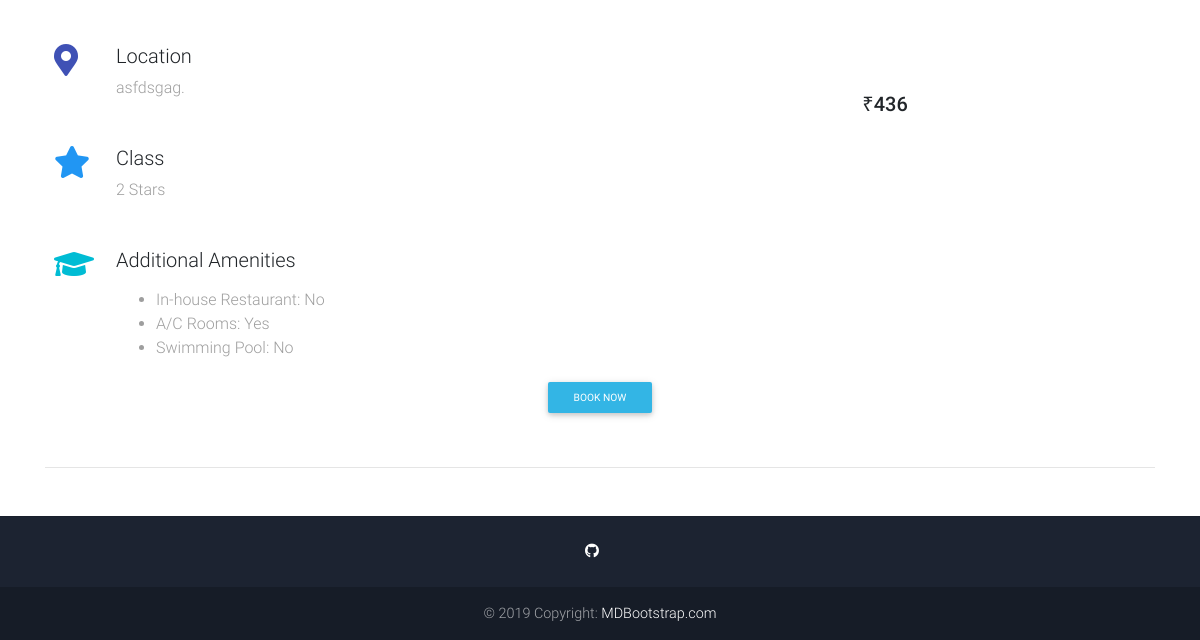
/browsehotel/ (lower part), run on an earlier commit of the app's database.
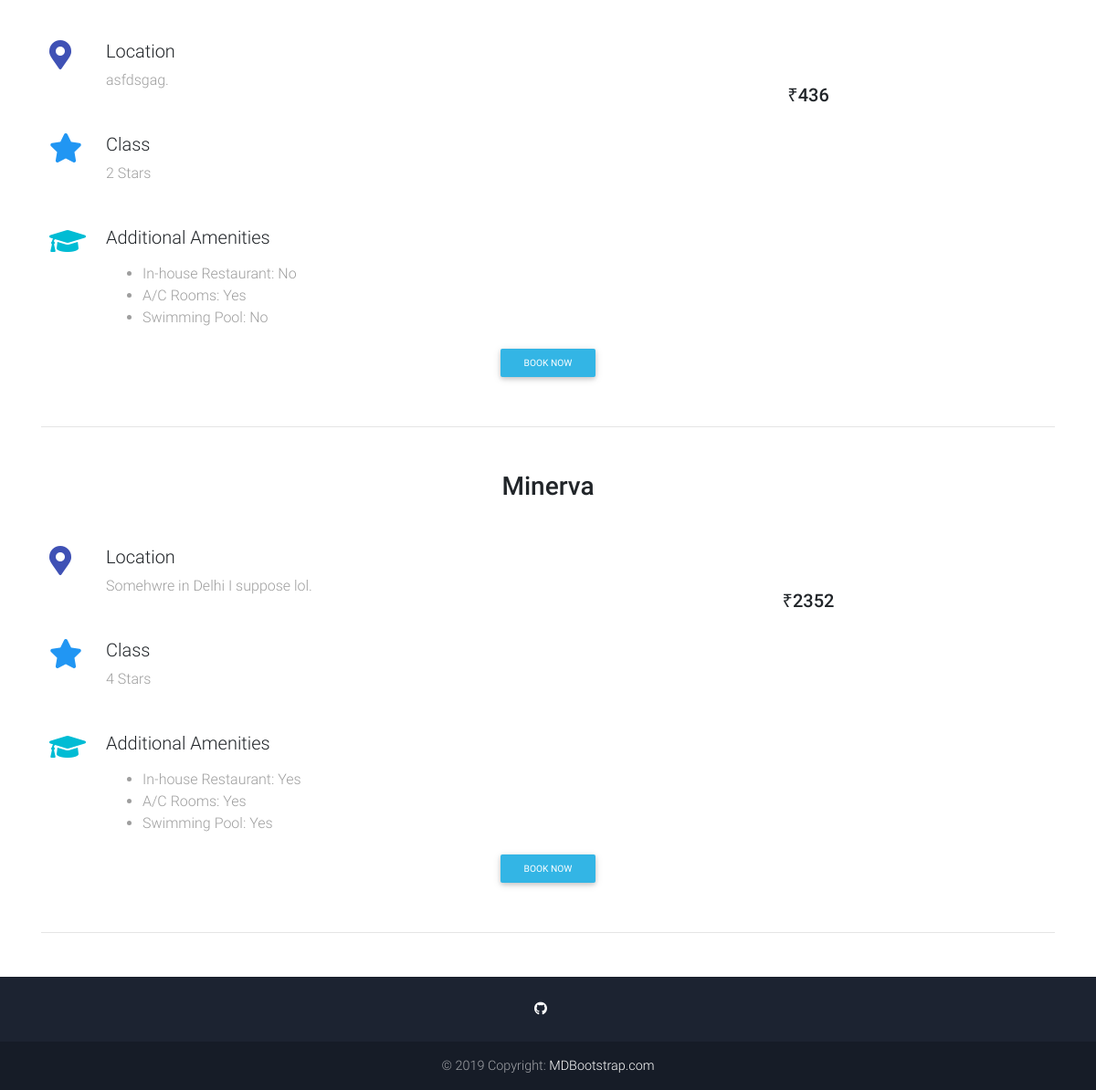
And on a later commit of the database.
### main/models.py (models this page shows, shortened)
class Hotel(models.Model):
    hotel_name = models.CharField(max_length=20)
    hotel_city = models.CharField(max_length=20, default="")
    hotel_address = models.CharField(max_length=40, default="")
    hotel_price = models.IntegerField()
    hotel_star = models.IntegerField()
    hotel_restaurant = models.BooleanField(default=False)
    hotel_ac = models.BooleanField(default=True)
    hotel_pool = models.BooleanField(default=False)

### main/views.py (the view)
# urls.py: path('browsehotel/', views.filterhotel, name = 'browsehotel'),
def filterhotel(request):
    qs = Hotel.objects.all()
    hotelname_query = request.GET.get('hotelname')
    cityname_query = request.GET.get('cityname')
    price_min = request.GET.get('price_min')
    price_max = request.GET.get('price_max')
    if hotelname_query != '' and hotelname_query is not None:
        qs = qs.filter(hotel_name__icontains = hotelname_query)
    if cityname_query != '' and cityname_query is not None:
        qs = qs.filter(hotel_city__icontains = cityname_query)
    if price_min != '' and price_min is not None:
        qs = qs.filter(hotel_price__gte= price_min)
    if price_max != '' and price_max is not None:
        qs = qs.filter(hotel_price__lt= price_max)
    context = {
        'queryset': qs
    }
    return render(request, 'browsehotel.html', context)

### main/templates/browsehotel.html (shortened to what this page needs)
{% extends 'base.html' %}
{% block content %}
  <main>
    <div class="container">
          <section>
              {% for hotel in queryset %}
                <h3 class="h3 text-center mb-5">{{hotel.hotel_name}}</h3>
                <div class="row wow fadeIn">
                  <div class="col-lg-6 col-md-12 px-4">
                    <div class="row">
                      <div class="col-1 mr-3">
                        <i class="fas fa-map-marker-alt fa-2x indigo-text"></i>
                      </div>
                      <div class="col-10">
                        <h5 class="feature-title">Location</h5>
                        <p class="grey-text">{{hotel.hotel_address}}.</p>
                      </div>
                    </div>
                    <div style="height:30px"></div>
                    <div class="row">
                      <div class="col-1 mr-3">
                        <i class="fas fa-star fa-2x blue-text"></i>
                      </div>
                      <div class="col-10">
                        <h5 class="feature-title">Class</h5>
                        <p class="grey-text">{{hotel.hotel_star}} Stars
                        </p>
                      </div>
                    </div>
                    <div style="height:30px"></div>
                    <div class="row">
                      <div class="col-1 mr-3">
                        <i class="fas fa-graduation-cap fa-2x cyan-text"></i>
                      </div>
                      <div class="col-10">
                        <h5 class="feature-title">Additional Amenities</h5>
                        <p class="grey-text">
                          <ul>
                            <li class="grey-text">In-house Restaurant: {% if hotel.hotel_restaurant %} Yes {% else %} No {% endif %}</li>
                            <li class="grey-text">A/C Rooms: {% if hotel.hotel_ac %} Yes {% else %} No {% endif %}</li>
                            <li class="grey-text">Swimming Pool: {% if hotel.hotel_pool %} Yes {% else %} No {% endif %}</li>
                          </ul>
                        </p>
                      </div>
                    </div>
                  </div>
                  <div class="col-lg-6 col-md-12">
                          <p class="h5 text-center mt-4">₹{{hotel.hotel_price}}</p>
                  </div>
                </div>
                <center>
                  <button type="submit" class="btn btn-info btn-sm">Book Now</button></center>
              <hr class="my-5">
              {% endfor %}
            </section>
    </div>
  </main>
{% endblock content %}

What changed in the data, as far as the page shows it:
added Hotel: hotel_name "Minerva", hotel_address "Somehwre in Delhi I suppose lol", hotel_star "4", hotel_restaurant "Yes", hotel_ac "Yes", hotel_pool "Yes", hotel_price "2352"
